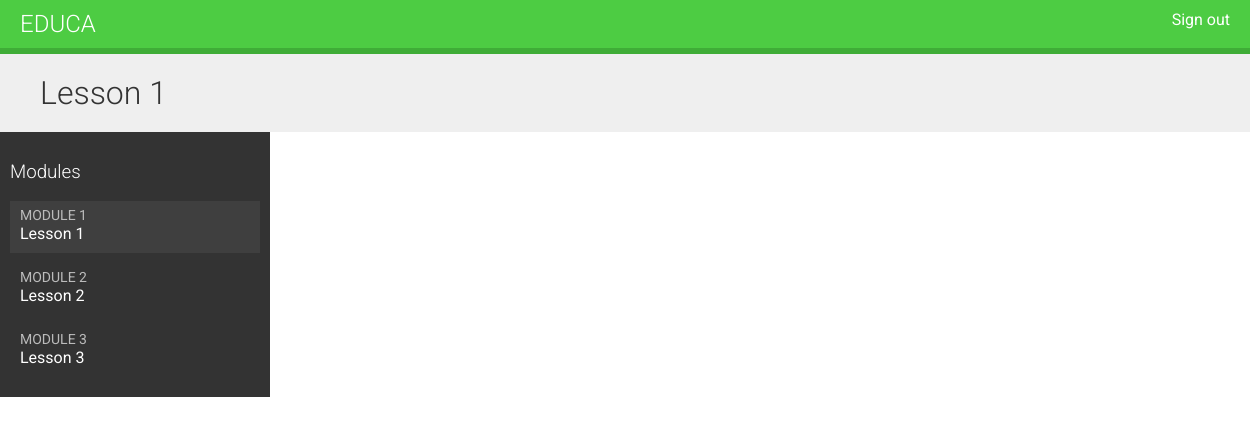
The page /students/course/4/ (signed in) on the database as committed earlier.
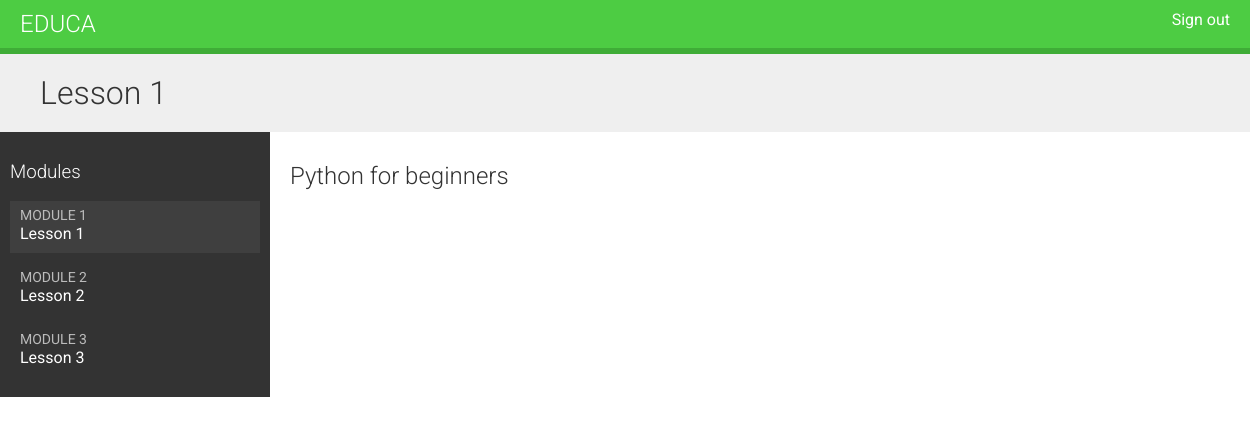
The same page on the database as committed later.
### courses/models.py (models this page shows, shortened)
class Module(models.Model):
    course = models.ForeignKey(Course, related_name="modules", on_delete=models.CASCADE)
    title = models.CharField(max_length=200)
    description = models.TextField(blank=True)
    order = OrderField(blank=True, for_fields=["course"])
    class Meta:
        ordering = ["order"]

class Content(models.Model):
    module = models.ForeignKey(
        Module, related_name="contents", on_delete=models.CASCADE
    )
    content_type = models.ForeignKey(
        ContentType,
        on_delete=models.CASCADE,
        limit_choices_to={"model__in": ("text", "video", "image", "file")},
    )
    object_id = models.PositiveIntegerField()
    item = GenericForeignKey("content_type", "object_id")
    order = OrderField(blank=True, for_fields=["module"])
    class Meta:
        ordering = ["order"]

class ItemBase(models.Model):
    owner = models.ForeignKey(
        User, related_name="%(class)s_related", on_delete=models.CASCADE
    )
    title = models.CharField(max_length=250)
    created = models.DateTimeField(auto_now_add=True)
    updated = models.DateTimeField(auto_now=True)
    class Meta:
        abstract = True
    def render(self):
        return render_to_string(
            f"courses/content/{self._meta.model_name}.html", {"item": self}
        )

class Video(ItemBase):
    url = models.URLField()

### students/views.py (the view)
class StudentCourseDetailView(DetailView):
    model = Course
    template_name = "students/course/detail.html"
    def get_queryset(self):
        qs = super().get_queryset()
        return qs.filter(students__in=[self.request.user])
    def get_context_data(self, **kwargs):
        context = super().get_context_data(**kwargs)
        course = self.get_object()
        if "module_id" in self.kwargs:
            context["module"] = course.modules.get(id=self.kwargs["module_id"])
        else:
            context["module"] = course.modules.all()[0]
        return context

### students/templates/students/course/detail.html (shortened to what this page needs)
{% extends "base.html" %}
{% block content %}
  <h1>
    {{ module.title }}
  </h1>
  <div class="contents">
    <h3>Modules</h3>
    <ul id="modules">
      {% for m in object.modules.all %}
        <li data-id="{{ m.id }}" {% if m == module %}class="selected"{% endif %}>
          <a href="{% url "student_course_detail_module" object.id m.id %}">
            <span>
              Module <span class="order">{{ m.order|add:1 }}</span>
            </span>
            <br>
            {{ m.title }}
          </a>
        </li>
      {% empty %}
        <li>No modules yet.</li>
      {% endfor %}
    </ul>
  </div>
  <div class="module">
  {% for content in module.contents.all %}
    {% with item=content.item %}
      <h2>{{ item.title }}</h2>
    {% endwith %}
  {% endfor %}
  </div>
{% endblock %}

Rows that differ between the two databases and show on the page:
added Content: item "Python for beginners"
